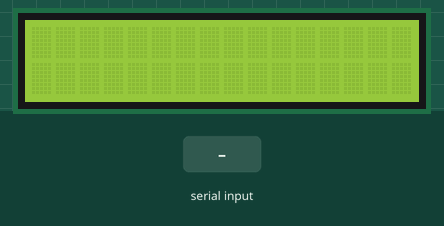
Simulated run of this sketch. Board: Arduino Uno, built with avr-gcc and run on an emulated ATmega328P. On the bench: 16×2 character LCD. Inputs (shaded band) come from the test bench.

Above: at 1.2 s.
1.3 s: "1" received over Serial
At 2.5 s:
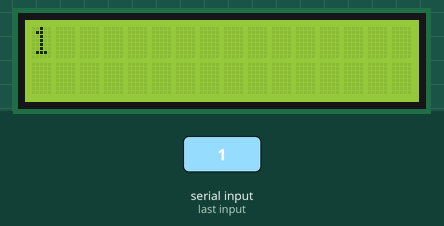
2.8 s: "0" received over Serial
At 3.8 s:
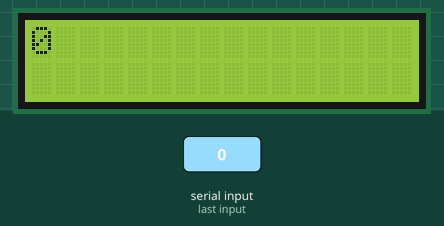
4.3 s: "2" received over Serial
At 4.9 s:
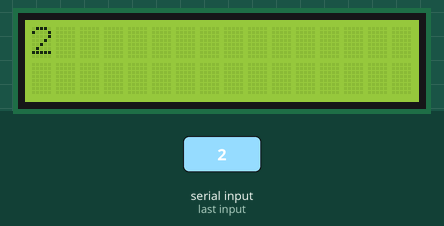
Timing chart, 0 to 7.3 s (numbered marks = the images above; inputs shaded):
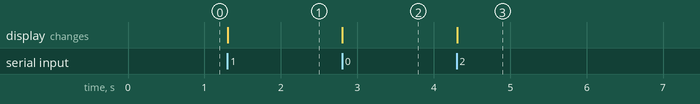

The sketch:

setup_python_write_to_screen.ino
```cpp
#include <LiquidCrystal_I2C.h>
#include <Wire.h>

LiquidCrystal_I2C lcd(0x27, 16, 2);  // Adjust the address 0x27 depending on your display

void setup() {
  lcd.init();                      // Initialize the lcd
  lcd.backlight();
  Serial.begin(9600);              // Start serial communication at 9600 baud rate
}

void loop() {
  if (Serial.available()) {         // Check if data is available to read
    lcd.clear();                    // Clear the screen
    while (Serial.available()) {    // While there is data to read
      lcd.write(Serial.read());     // Read a byte and write it to the LCD
    }
  }
}
```

Measured:
- after the input at 1.3 s, the display: changes at once (image 1)
- after the input at 2.8 s, the display: changes at once (image 2)
- after the input at 4.3 s, the display: changes at once (image 3)
